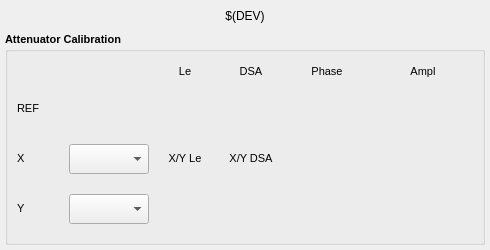
<?xml version="1.0" encoding="UTF-8"?>
<ui version="4.0">
 <class>MainWindow</class>
 <widget class="QMainWindow" name="MainWindow">
  <property name="geometry">
   <rect>
    <x>0</x>
    <y>0</y>
    <width>490</width>
    <height>250</height>
   </rect>
  </property>
  <property name="sizePolicy">
   <sizepolicy hsizetype="Fixed" vsizetype="Fixed">
    <horstretch>0</horstretch>
    <verstretch>0</verstretch>
   </sizepolicy>
  </property>
  <property name="minimumSize">
   <size>
    <width>490</width>
    <height>250</height>
   </size>
  </property>
  <property name="maximumSize">
   <size>
    <width>490</width>
    <height>250</height>
   </size>
  </property>
  <property name="windowTitle">
   <string>MainWindow</string>
  </property>
  <widget class="QWidget" name="centralwidget">
   <layout class="QVBoxLayout" name="verticalLayout">
    <property name="spacing">
     <number>5</number>
    </property>
    <property name="margin">
     <number>5</number>
    </property>
    <item>
     <spacer name="verticalSpacer">
      <property name="orientation">
       <enum>Qt::Vertical</enum>
      </property>
      <property name="sizeType">
       <enum>QSizePolicy::Fixed</enum>
      </property>
      <property name="sizeHint" stdset="0">
       <size>
        <width>20</width>
        <height>1</height>
       </size>
      </property>
     </spacer>
    </item>
    <item>
     <widget class="caLabel" name="caLabel_1">
      <property name="sizePolicy">
       <sizepolicy hsizetype="Expanding" vsizetype="Fixed">
        <horstretch>0</horstretch>
        <verstretch>0</verstretch>
       </sizepolicy>
      </property>
      <property name="minimumSize">
       <size>
        <width>0</width>
        <height>20</height>
       </size>
      </property>
      <property name="frameShape">
       <enum>QFrame::NoFrame</enum>
      </property>
      <property name="text">
       <string>$(DEV)</string>
      </property>
      <property name="alignment">
       <set>Qt::AlignAbsolute|Qt::AlignCenter|Qt::AlignHCenter|Qt::AlignVCenter</set>
      </property>
      <property name="fontScaleMode">
       <enum>ESimpleLabel::Height</enum>
      </property>
      <property name="foreground">
       <color>
        <red>0</red>
        <green>0</green>
        <blue>0</blue>
       </color>
      </property>
      <property name="background">
       <color alpha="0">
        <red>255</red>
        <green>255</green>
        <blue>255</blue>
       </color>
      </property>
     </widget>
    </item>
    <item>
     <spacer name="verticalSpacer_2">
      <property name="orientation">
       <enum>Qt::Vertical</enum>
      </property>
      <property name="sizeType">
       <enum>QSizePolicy::Fixed</enum>
      </property>
      <property name="sizeHint" stdset="0">
       <size>
        <width>20</width>
        <height>1</height>
       </size>
      </property>
     </spacer>
    </item>
    <item>
     <widget class="QGroupBox" name="groupBox_6">
      <property name="sizePolicy">
       <sizepolicy hsizetype="Preferred" vsizetype="Preferred">
        <horstretch>0</horstretch>
        <verstretch>0</verstretch>
       </sizepolicy>
      </property>
      <property name="minimumSize">
       <size>
        <width>0</width>
        <height>0</height>
       </size>
      </property>
      <property name="font">
       <font>
        <pointsize>8</pointsize>
        <weight>75</weight>
        <bold>true</bold>
       </font>
      </property>
      <property name="title">
       <string>Attenuator Calibration</string>
      </property>
      <layout class="QGridLayout" name="gridLayout_5">
       <item row="2" column="6">
        <widget class="caFrame" name="caframe_3">
         <property name="minimumSize">
          <size>
           <width>60</width>
           <height>15</height>
          </size>
         </property>
         <property name="maximumSize">
          <size>
           <width>60</width>
           <height>15</height>
          </size>
         </property>
         <property name="visibility">
          <enum>caFrame::Calc</enum>
         </property>
         <property name="visibilityCalc">
          <string notr="true">A=2 or B=2</string>
         </property>
         <property name="channel" stdset="0">
          <string notr="true">$(DEV):SWX-CTRL</string>
         </property>
         <property name="channelB">
          <string notr="true">$(DEV):SWY-CTRL</string>
         </property>
         <widget class="QLabel" name="label_64">
          <property name="geometry">
           <rect>
            <x>0</x>
            <y>0</y>
            <width>60</width>
            <height>15</height>
           </rect>
          </property>
          <property name="sizePolicy">
           <sizepolicy hsizetype="Preferred" vsizetype="Fixed">
            <horstretch>0</horstretch>
            <verstretch>0</verstretch>
           </sizepolicy>
          </property>
          <property name="minimumSize">
           <size>
            <width>60</width>
            <height>15</height>
           </size>
          </property>
          <property name="maximumSize">
           <size>
            <width>60</width>
            <height>15</height>
           </size>
          </property>
          <property name="font">
           <font>
            <weight>50</weight>
            <bold>false</bold>
           </font>
          </property>
          <property name="text">
           <string>X/Y Le</string>
          </property>
          <property name="alignment">
           <set>Qt::AlignCenter</set>
          </property>
         </widget>
        </widget>
       </item>
       <item row="2" column="7">
        <widget class="caFrame" name="caframe_4">
         <property name="minimumSize">
          <size>
           <width>60</width>
           <height>15</height>
          </size>
         </property>
         <property name="maximumSize">
          <size>
           <width>60</width>
           <height>15</height>
          </size>
         </property>
         <property name="visibility">
          <enum>caFrame::Calc</enum>
         </property>
         <property name="visibilityCalc">
          <string notr="true">A=2 or B=2</string>
         </property>
         <property name="channel" stdset="0">
          <string notr="true">$(DEV):SWX-CTRL</string>
         </property>
         <property name="channelB">
          <string notr="true">$(DEV):SWY-CTRL</string>
         </property>
         <widget class="QLabel" name="label_65">
          <property name="geometry">
           <rect>
            <x>0</x>
            <y>0</y>
            <width>60</width>
            <height>15</height>
           </rect>
          </property>
          <property name="sizePolicy">
           <sizepolicy hsizetype="Preferred" vsizetype="Fixed">
            <horstretch>0</horstretch>
            <verstretch>0</verstretch>
           </sizepolicy>
          </property>
          <property name="minimumSize">
           <size>
            <width>60</width>
            <height>15</height>
           </size>
          </property>
          <property name="maximumSize">
           <size>
            <width>60</width>
            <height>15</height>
           </size>
          </property>
          <property name="font">
           <font>
            <weight>50</weight>
            <bold>false</bold>
           </font>
          </property>
          <property name="text">
           <string>X/Y DSA</string>
          </property>
          <property name="alignment">
           <set>Qt::AlignCenter</set>
          </property>
         </widget>
        </widget>
       </item>
       <item row="3" column="5">
        <widget class="caMenu" name="caMenu_2">
         <property name="sizePolicy">
          <sizepolicy hsizetype="Fixed" vsizetype="Fixed">
           <horstretch>0</horstretch>
           <verstretch>0</verstretch>
          </sizepolicy>
         </property>
         <property name="minimumSize">
          <size>
           <width>80</width>
           <height>30</height>
          </size>
         </property>
         <property name="maximumSize">
          <size>
           <width>80</width>
           <height>30</height>
          </size>
         </property>
         <property name="font">
          <font>
           <weight>50</weight>
           <bold>false</bold>
          </font>
         </property>
         <property name="channel" stdset="0">
          <string>$(DEV):SWY-CTRL</string>
         </property>
         <property name="colorMode">
          <enum>caMenu::Static</enum>
         </property>
         <property name="foreground">
          <color>
           <red>0</red>
           <green>0</green>
           <blue>0</blue>
          </color>
         </property>
         <property name="background">
          <color>
           <red>187</red>
           <green>187</green>
           <blue>187</blue>
          </color>
         </property>
        </widget>
       </item>
       <item row="1" column="6">
        <widget class="caChoice" name="caChoice_6">
         <property name="sizePolicy">
          <sizepolicy hsizetype="Fixed" vsizetype="Fixed">
           <horstretch>60</horstretch>
           <verstretch>40</verstretch>
          </sizepolicy>
         </property>
         <property name="minimumSize">
          <size>
           <width>60</width>
           <height>30</height>
          </size>
         </property>
         <property name="maximumSize">
          <size>
           <width>60</width>
           <height>30</height>
          </size>
         </property>
         <property name="channel" stdset="0">
          <string>$(DEV):ATT-R-LE</string>
         </property>
         <property name="foreground">
          <color>
           <red>0</red>
           <green>0</green>
           <blue>0</blue>
          </color>
         </property>
         <property name="background">
          <color>
           <red>187</red>
           <green>187</green>
           <blue>187</blue>
          </color>
         </property>
         <property name="colorMode">
          <enum>caChoice::Static</enum>
         </property>
         <property name="endBit">
          <number>1</number>
         </property>
         <property name="fontScaleMode">
          <enum>EPushButton::None</enum>
         </property>
        </widget>
       </item>
       <item row="2" column="5">
        <widget class="caMenu" name="caMenu_3">
         <property name="sizePolicy">
          <sizepolicy hsizetype="Fixed" vsizetype="Fixed">
           <horstretch>0</horstretch>
           <verstretch>0</verstretch>
          </sizepolicy>
         </property>
         <property name="minimumSize">
          <size>
           <width>80</width>
           <height>30</height>
          </size>
         </property>
         <property name="maximumSize">
          <size>
           <width>80</width>
           <height>30</height>
          </size>
         </property>
         <property name="font">
          <font>
           <weight>50</weight>
           <bold>false</bold>
          </font>
         </property>
         <property name="channel" stdset="0">
          <string>$(DEV):SWX-CTRL</string>
         </property>
         <property name="colorMode">
          <enum>caMenu::Static</enum>
         </property>
         <property name="foreground">
          <color>
           <red>0</red>
           <green>0</green>
           <blue>0</blue>
          </color>
         </property>
         <property name="background">
          <color>
           <red>187</red>
           <green>187</green>
           <blue>187</blue>
          </color>
         </property>
        </widget>
       </item>
       <item row="0" column="6">
        <widget class="QLabel" name="label_5">
         <property name="minimumSize">
          <size>
           <width>60</width>
           <height>10</height>
          </size>
         </property>
         <property name="maximumSize">
          <size>
           <width>60</width>
           <height>10</height>
          </size>
         </property>
         <property name="font">
          <font>
           <weight>50</weight>
           <bold>false</bold>
          </font>
         </property>
         <property name="text">
          <string>Le</string>
         </property>
         <property name="alignment">
          <set>Qt::AlignCenter</set>
         </property>
        </widget>
       </item>
       <item row="1" column="7">
        <widget class="caNumeric" name="caNumeric_7">
         <property name="sizePolicy">
          <sizepolicy hsizetype="Fixed" vsizetype="Fixed">
           <horstretch>0</horstretch>
           <verstretch>0</verstretch>
          </sizepolicy>
         </property>
         <property name="minimumSize">
          <size>
           <width>60</width>
           <height>40</height>
          </size>
         </property>
         <property name="maximumSize">
          <size>
           <width>60</width>
           <height>40</height>
          </size>
         </property>
         <property name="autoFillBackground">
          <bool>false</bool>
         </property>
         <property name="decimalDigits" stdset="0">
          <number>0</number>
         </property>
         <property name="digitsFontScaleEnabled">
          <bool>true</bool>
         </property>
         <property name="channel" stdset="0">
          <string>$(DEV):ATT-R</string>
         </property>
         <property name="foreground">
          <color>
           <red>0</red>
           <green>0</green>
           <blue>0</blue>
          </color>
         </property>
         <property name="background">
          <color>
           <red>187</red>
           <green>187</green>
           <blue>187</blue>
          </color>
         </property>
         <property name="precisionMode">
          <enum>caNumeric::Channel</enum>
         </property>
         <property name="fixedFormat">
          <bool>true</bool>
         </property>
         <property name="limitsMode">
          <enum>caNumeric::Channel</enum>
         </property>
         <property name="maxValue">
          <double>1.000000000000000</double>
         </property>
         <property name="minValue">
          <double>0.000000000000000</double>
         </property>
        </widget>
       </item>
       <item row="1" column="9">
        <widget class="caNumeric" name="caNumeric_2">
         <property name="sizePolicy">
          <sizepolicy hsizetype="Fixed" vsizetype="Fixed">
           <horstretch>0</horstretch>
           <verstretch>0</verstretch>
          </sizepolicy>
         </property>
         <property name="minimumSize">
          <size>
           <width>100</width>
           <height>40</height>
          </size>
         </property>
         <property name="maximumSize">
          <size>
           <width>100</width>
           <height>40</height>
          </size>
         </property>
         <property name="autoFillBackground">
          <bool>false</bool>
         </property>
         <property name="integerDigits" stdset="0">
          <number>1</number>
         </property>
         <property name="decimalDigits" stdset="0">
          <number>6</number>
         </property>
         <property name="digitsFontScaleEnabled">
          <bool>false</bool>
         </property>
         <property name="channel" stdset="0">
          <string>$(DEV):AC-R-AMPL</string>
         </property>
         <property name="foreground">
          <color>
           <red>0</red>
           <green>0</green>
           <blue>0</blue>
          </color>
         </property>
         <property name="background">
          <color>
           <red>187</red>
           <green>187</green>
           <blue>187</blue>
          </color>
         </property>
         <property name="precisionMode">
          <enum>caNumeric::Channel</enum>
         </property>
         <property name="fixedFormat">
          <bool>true</bool>
         </property>
         <property name="limitsMode">
          <enum>caNumeric::Channel</enum>
         </property>
         <property name="maxValue">
          <double>1.000000000000000</double>
         </property>
         <property name="minValue">
          <double>0.000000000000000</double>
         </property>
        </widget>
       </item>
       <item row="2" column="8">
        <widget class="caNumeric" name="caNumeric_3">
         <property name="sizePolicy">
          <sizepolicy hsizetype="Fixed" vsizetype="Fixed">
           <horstretch>0</horstretch>
           <verstretch>0</verstretch>
          </sizepolicy>
         </property>
         <property name="minimumSize">
          <size>
           <width>80</width>
           <height>40</height>
          </size>
         </property>
         <property name="maximumSize">
          <size>
           <width>80</width>
           <height>40</height>
          </size>
         </property>
         <property name="autoFillBackground">
          <bool>false</bool>
         </property>
         <property name="decimalDigits" stdset="0">
          <number>3</number>
         </property>
         <property name="digitsFontScaleEnabled">
          <bool>false</bool>
         </property>
         <property name="channel" stdset="0">
          <string>$(DEV):AC-X-PHASE</string>
         </property>
         <property name="foreground">
          <color>
           <red>0</red>
           <green>0</green>
           <blue>0</blue>
          </color>
         </property>
         <property name="background">
          <color>
           <red>187</red>
           <green>187</green>
           <blue>187</blue>
          </color>
         </property>
         <property name="precisionMode">
          <enum>caNumeric::User</enum>
         </property>
         <property name="fixedFormat">
          <bool>true</bool>
         </property>
         <property name="limitsMode">
          <enum>caNumeric::Channel</enum>
         </property>
         <property name="maxValue">
          <double>1.000000000000000</double>
         </property>
         <property name="minValue">
          <double>0.000000000000000</double>
         </property>
        </widget>
       </item>
       <item row="1" column="8">
        <widget class="caNumeric" name="caNumeric_1">
         <property name="sizePolicy">
          <sizepolicy hsizetype="Fixed" vsizetype="Fixed">
           <horstretch>0</horstretch>
           <verstretch>0</verstretch>
          </sizepolicy>
         </property>
         <property name="minimumSize">
          <size>
           <width>80</width>
           <height>40</height>
          </size>
         </property>
         <property name="maximumSize">
          <size>
           <width>80</width>
           <height>40</height>
          </size>
         </property>
         <property name="autoFillBackground">
          <bool>false</bool>
         </property>
         <property name="decimalDigits" stdset="0">
          <number>3</number>
         </property>
         <property name="digitsFontScaleEnabled">
          <bool>false</bool>
         </property>
         <property name="channel" stdset="0">
          <string>$(DEV):AC-R-PHASE</string>
         </property>
         <property name="foreground">
          <color>
           <red>0</red>
           <green>0</green>
           <blue>0</blue>
          </color>
         </property>
         <property name="background">
          <color>
           <red>187</red>
           <green>187</green>
           <blue>187</blue>
          </color>
         </property>
         <property name="precisionMode">
          <enum>caNumeric::User</enum>
         </property>
         <property name="fixedFormat">
          <bool>true</bool>
         </property>
         <property name="limitsMode">
          <enum>caNumeric::Channel</enum>
         </property>
         <property name="maxValue">
          <double>1.000000000000000</double>
         </property>
         <property name="minValue">
          <double>0.000000000000000</double>
         </property>
        </widget>
       </item>
       <item row="0" column="9">
        <widget class="QLabel" name="label_55">
         <property name="sizePolicy">
          <sizepolicy hsizetype="Preferred" vsizetype="Fixed">
           <horstretch>0</horstretch>
           <verstretch>0</verstretch>
          </sizepolicy>
         </property>
         <property name="minimumSize">
          <size>
           <width>0</width>
           <height>15</height>
          </size>
         </property>
         <property name="font">
          <font>
           <weight>50</weight>
           <bold>false</bold>
          </font>
         </property>
         <property name="text">
          <string>Ampl</string>
         </property>
         <property name="alignment">
          <set>Qt::AlignCenter</set>
         </property>
        </widget>
       </item>
       <item row="3" column="8">
        <widget class="caNumeric" name="caNumeric_5">
         <property name="sizePolicy">
          <sizepolicy hsizetype="Fixed" vsizetype="Fixed">
           <horstretch>0</horstretch>
           <verstretch>0</verstretch>
          </sizepolicy>
         </property>
         <property name="minimumSize">
          <size>
           <width>80</width>
           <height>40</height>
          </size>
         </property>
         <property name="maximumSize">
          <size>
           <width>80</width>
           <height>40</height>
          </size>
         </property>
         <property name="autoFillBackground">
          <bool>false</bool>
         </property>
         <property name="decimalDigits" stdset="0">
          <number>3</number>
         </property>
         <property name="digitsFontScaleEnabled">
          <bool>false</bool>
         </property>
         <property name="channel" stdset="0">
          <string>$(DEV):AC-Y-PHASE</string>
         </property>
         <property name="foreground">
          <color>
           <red>0</red>
           <green>0</green>
           <blue>0</blue>
          </color>
         </property>
         <property name="background">
          <color>
           <red>187</red>
           <green>187</green>
           <blue>187</blue>
          </color>
         </property>
         <property name="precisionMode">
          <enum>caNumeric::User</enum>
         </property>
         <property name="fixedFormat">
          <bool>true</bool>
         </property>
         <property name="limitsMode">
          <enum>caNumeric::Channel</enum>
         </property>
         <property name="maxValue">
          <double>1.000000000000000</double>
         </property>
         <property name="minValue">
          <double>0.000000000000000</double>
         </property>
        </widget>
       </item>
       <item row="2" column="4">
        <widget class="QLabel" name="label_62">
         <property name="sizePolicy">
          <sizepolicy hsizetype="Preferred" vsizetype="Fixed">
           <horstretch>0</horstretch>
           <verstretch>0</verstretch>
          </sizepolicy>
         </property>
         <property name="minimumSize">
          <size>
           <width>30</width>
           <height>15</height>
          </size>
         </property>
         <property name="font">
          <font>
           <weight>50</weight>
           <bold>false</bold>
          </font>
         </property>
         <property name="text">
          <string>X</string>
         </property>
         <property name="alignment">
          <set>Qt::AlignLeading|Qt::AlignLeft|Qt::AlignVCenter</set>
         </property>
        </widget>
       </item>
       <item row="0" column="8">
        <widget class="QLabel" name="label_54">
         <property name="sizePolicy">
          <sizepolicy hsizetype="Preferred" vsizetype="Fixed">
           <horstretch>0</horstretch>
           <verstretch>0</verstretch>
          </sizepolicy>
         </property>
         <property name="minimumSize">
          <size>
           <width>0</width>
           <height>15</height>
          </size>
         </property>
         <property name="font">
          <font>
           <weight>50</weight>
           <bold>false</bold>
          </font>
         </property>
         <property name="text">
          <string>Phase</string>
         </property>
         <property name="alignment">
          <set>Qt::AlignCenter</set>
         </property>
        </widget>
       </item>
       <item row="2" column="9">
        <widget class="caNumeric" name="caNumeric_4">
         <property name="minimumSize">
          <size>
           <width>100</width>
           <height>40</height>
          </size>
         </property>
         <property name="maximumSize">
          <size>
           <width>100</width>
           <height>40</height>
          </size>
         </property>
         <property name="autoFillBackground">
          <bool>false</bool>
         </property>
         <property name="integerDigits" stdset="0">
          <number>1</number>
         </property>
         <property name="decimalDigits" stdset="0">
          <number>6</number>
         </property>
         <property name="digitsFontScaleEnabled">
          <bool>false</bool>
         </property>
         <property name="channel" stdset="0">
          <string>$(DEV):AC-X-AMPL</string>
         </property>
         <property name="foreground">
          <color>
           <red>0</red>
           <green>0</green>
           <blue>0</blue>
          </color>
         </property>
         <property name="background">
          <color>
           <red>187</red>
           <green>187</green>
           <blue>187</blue>
          </color>
         </property>
         <property name="precisionMode">
          <enum>caNumeric::Channel</enum>
         </property>
         <property name="fixedFormat">
          <bool>true</bool>
         </property>
         <property name="limitsMode">
          <enum>caNumeric::Channel</enum>
         </property>
         <property name="maxValue">
          <double>1.000000000000000</double>
         </property>
         <property name="minValue">
          <double>0.000000000000000</double>
         </property>
        </widget>
       </item>
       <item row="3" column="9">
        <widget class="caNumeric" name="caNumeric_6">
         <property name="minimumSize">
          <size>
           <width>100</width>
           <height>40</height>
          </size>
         </property>
         <property name="maximumSize">
          <size>
           <width>100</width>
           <height>40</height>
          </size>
         </property>
         <property name="autoFillBackground">
          <bool>false</bool>
         </property>
         <property name="integerDigits" stdset="0">
          <number>1</number>
         </property>
         <property name="decimalDigits" stdset="0">
          <number>6</number>
         </property>
         <property name="digitsFontScaleEnabled">
          <bool>false</bool>
         </property>
         <property name="channel" stdset="0">
          <string>$(DEV):AC-Y-AMPL</string>
         </property>
         <property name="foreground">
          <color>
           <red>0</red>
           <green>0</green>
           <blue>0</blue>
          </color>
         </property>
         <property name="background">
          <color>
           <red>187</red>
           <green>187</green>
           <blue>187</blue>
          </color>
         </property>
         <property name="precisionMode">
          <enum>caNumeric::Channel</enum>
         </property>
         <property name="fixedFormat">
          <bool>true</bool>
         </property>
         <property name="limitsMode">
          <enum>caNumeric::Channel</enum>
         </property>
         <property name="maxValue">
          <double>1.000000000000000</double>
         </property>
         <property name="minValue">
          <double>0.000000000000000</double>
         </property>
        </widget>
       </item>
       <item row="1" column="4">
        <widget class="QLabel" name="label_61">
         <property name="sizePolicy">
          <sizepolicy hsizetype="Preferred" vsizetype="Fixed">
           <horstretch>0</horstretch>
           <verstretch>0</verstretch>
          </sizepolicy>
         </property>
         <property name="minimumSize">
          <size>
           <width>30</width>
           <height>15</height>
          </size>
         </property>
         <property name="font">
          <font>
           <weight>50</weight>
           <bold>false</bold>
          </font>
         </property>
         <property name="text">
          <string>REF</string>
         </property>
         <property name="alignment">
          <set>Qt::AlignLeading|Qt::AlignLeft|Qt::AlignVCenter</set>
         </property>
        </widget>
       </item>
       <item row="3" column="4">
        <widget class="QLabel" name="label_63">
         <property name="sizePolicy">
          <sizepolicy hsizetype="Preferred" vsizetype="Fixed">
           <horstretch>0</horstretch>
           <verstretch>0</verstretch>
          </sizepolicy>
         </property>
         <property name="minimumSize">
          <size>
           <width>30</width>
           <height>15</height>
          </size>
         </property>
         <property name="font">
          <font>
           <weight>50</weight>
           <bold>false</bold>
          </font>
         </property>
         <property name="text">
          <string>Y</string>
         </property>
         <property name="alignment">
          <set>Qt::AlignLeading|Qt::AlignLeft|Qt::AlignVCenter</set>
         </property>
        </widget>
       </item>
       <item row="0" column="7">
        <widget class="QLabel" name="label_53">
         <property name="sizePolicy">
          <sizepolicy hsizetype="Preferred" vsizetype="Fixed">
           <horstretch>0</horstretch>
           <verstretch>0</verstretch>
          </sizepolicy>
         </property>
         <property name="minimumSize">
          <size>
           <width>0</width>
           <height>15</height>
          </size>
         </property>
         <property name="font">
          <font>
           <weight>50</weight>
           <bold>false</bold>
          </font>
         </property>
         <property name="text">
          <string>DSA</string>
         </property>
         <property name="alignment">
          <set>Qt::AlignCenter</set>
         </property>
        </widget>
       </item>
       <item row="3" column="6">
        <widget class="caFrame" name="caframe">
         <property name="minimumSize">
          <size>
           <width>60</width>
           <height>30</height>
          </size>
         </property>
         <property name="maximumSize">
          <size>
           <width>60</width>
           <height>30</height>
          </size>
         </property>
         <property name="visibility">
          <enum>caFrame::Calc</enum>
         </property>
         <property name="visibilityCalc">
          <string notr="true">A=2 or B=2</string>
         </property>
         <property name="channel" stdset="0">
          <string notr="true">$(DEV):SWX-CTRL</string>
         </property>
         <property name="channelB">
          <string notr="true">$(DEV):SWY-CTRL</string>
         </property>
         <widget class="caChoice" name="caChoice_9">
          <property name="geometry">
           <rect>
            <x>0</x>
            <y>0</y>
            <width>60</width>
            <height>30</height>
           </rect>
          </property>
          <property name="sizePolicy">
           <sizepolicy hsizetype="Fixed" vsizetype="Fixed">
            <horstretch>60</horstretch>
            <verstretch>40</verstretch>
           </sizepolicy>
          </property>
          <property name="minimumSize">
           <size>
            <width>60</width>
            <height>30</height>
           </size>
          </property>
          <property name="maximumSize">
           <size>
            <width>60</width>
            <height>30</height>
           </size>
          </property>
          <property name="channel" stdset="0">
           <string>$(DEV):ATT-XY-LE</string>
          </property>
          <property name="foreground">
           <color>
            <red>0</red>
            <green>0</green>
            <blue>0</blue>
           </color>
          </property>
          <property name="background">
           <color>
            <red>187</red>
            <green>187</green>
            <blue>187</blue>
           </color>
          </property>
          <property name="colorMode">
           <enum>caChoice::Static</enum>
          </property>
          <property name="endBit">
           <number>1</number>
          </property>
          <property name="fontScaleMode">
           <enum>EPushButton::None</enum>
          </property>
         </widget>
        </widget>
       </item>
       <item row="3" column="7">
        <widget class="caFrame" name="caframe_2">
         <property name="minimumSize">
          <size>
           <width>60</width>
           <height>40</height>
          </size>
         </property>
         <property name="maximumSize">
          <size>
           <width>60</width>
           <height>40</height>
          </size>
         </property>
         <property name="visibility">
          <enum>caFrame::Calc</enum>
         </property>
         <property name="visibilityCalc">
          <string notr="true">A=2 or B=2</string>
         </property>
         <property name="channel" stdset="0">
          <string notr="true">$(DEV):SWX-CTRL</string>
         </property>
         <property name="channelB">
          <string notr="true">$(DEV):SWY-CTRL</string>
         </property>
         <widget class="caNumeric" name="caNumeric_8">
          <property name="geometry">
           <rect>
            <x>0</x>
            <y>0</y>
            <width>60</width>
            <height>40</height>
           </rect>
          </property>
          <property name="sizePolicy">
           <sizepolicy hsizetype="Fixed" vsizetype="Fixed">
            <horstretch>0</horstretch>
            <verstretch>0</verstretch>
           </sizepolicy>
          </property>
          <property name="minimumSize">
           <size>
            <width>60</width>
            <height>40</height>
           </size>
          </property>
          <property name="maximumSize">
           <size>
            <width>60</width>
            <height>40</height>
           </size>
          </property>
          <property name="autoFillBackground">
           <bool>false</bool>
          </property>
          <property name="decimalDigits" stdset="0">
           <number>0</number>
          </property>
          <property name="digitsFontScaleEnabled">
           <bool>true</bool>
          </property>
          <property name="channel" stdset="0">
           <string>$(DEV):ATT-XY</string>
          </property>
          <property name="foreground">
           <color>
            <red>0</red>
            <green>0</green>
            <blue>0</blue>
           </color>
          </property>
          <property name="background">
           <color>
            <red>187</red>
            <green>187</green>
            <blue>187</blue>
           </color>
          </property>
          <property name="precisionMode">
           <enum>caNumeric::Channel</enum>
          </property>
          <property name="fixedFormat">
           <bool>true</bool>
          </property>
          <property name="limitsMode">
           <enum>caNumeric::Channel</enum>
          </property>
          <property name="maxValue">
           <double>1.000000000000000</double>
          </property>
          <property name="minValue">
           <double>0.000000000000000</double>
          </property>
         </widget>
        </widget>
       </item>
      </layout>
     </widget>
    </item>
   </layout>
  </widget>
 </widget>
 <customwidgets>
  <customwidget>
   <class>caNumeric</class>
   <extends>QFrame</extends>
   <header>caNumeric</header>
  </customwidget>
  <customwidget>
   <class>caMenu</class>
   <extends>QComboBox</extends>
   <header>caMenu</header>
  </customwidget>
  <customwidget>
   <class>caChoice</class>
   <extends>QWidget</extends>
   <header>caChoice</header>
  </customwidget>
  <customwidget>
   <class>caFrame</class>
   <extends>QFrame</extends>
   <header>caFrame</header>
   <container>1</container>
  </customwidget>
  <customwidget>
   <class>caLabel</class>
   <extends>QLabel</extends>
   <header>caLabel</header>
  </customwidget>
 </customwidgets>
 <resources/>
 <connections/>
</ui>
